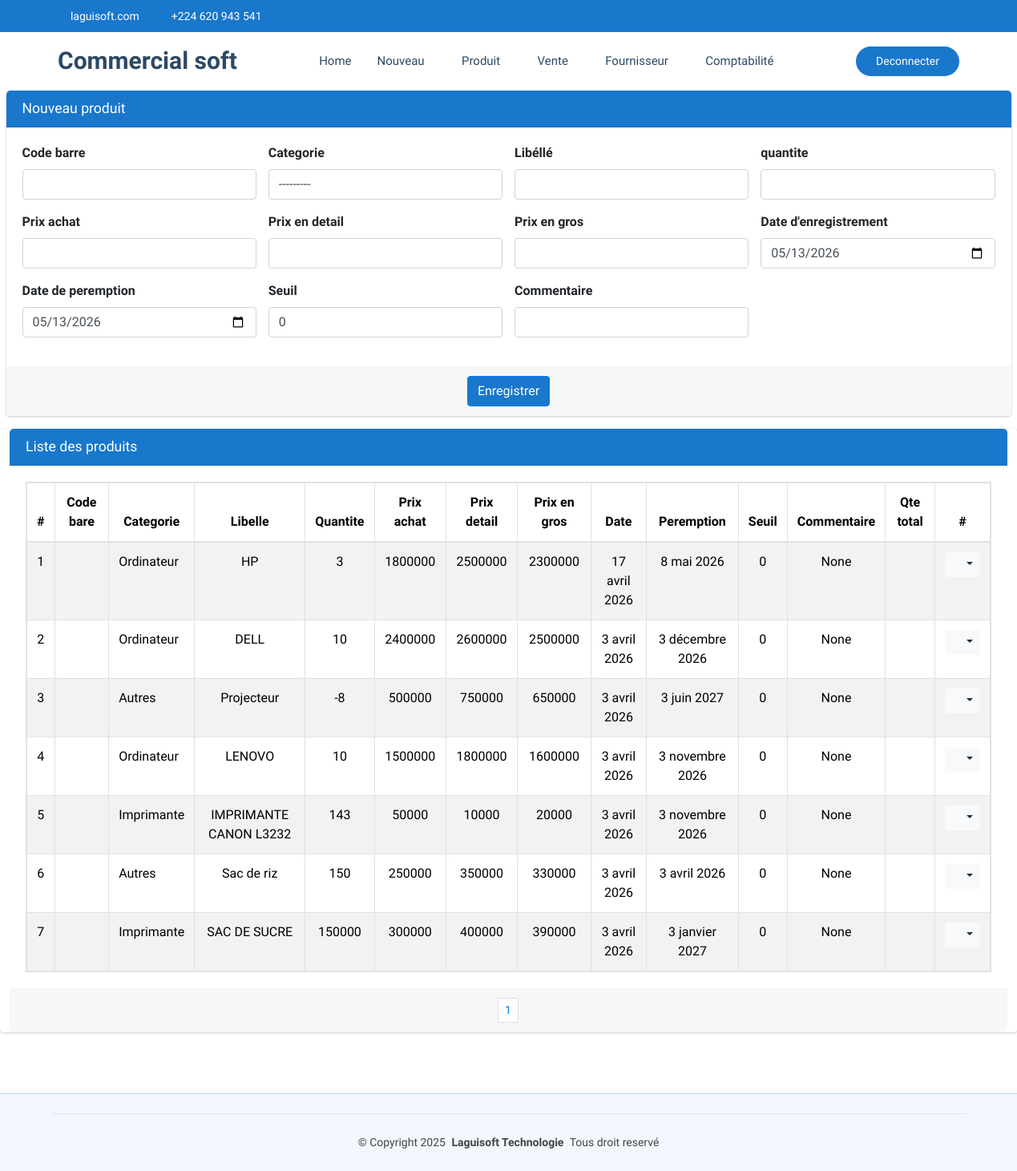
The page /commerce/produit/ (signed in) on the database as committed earlier.
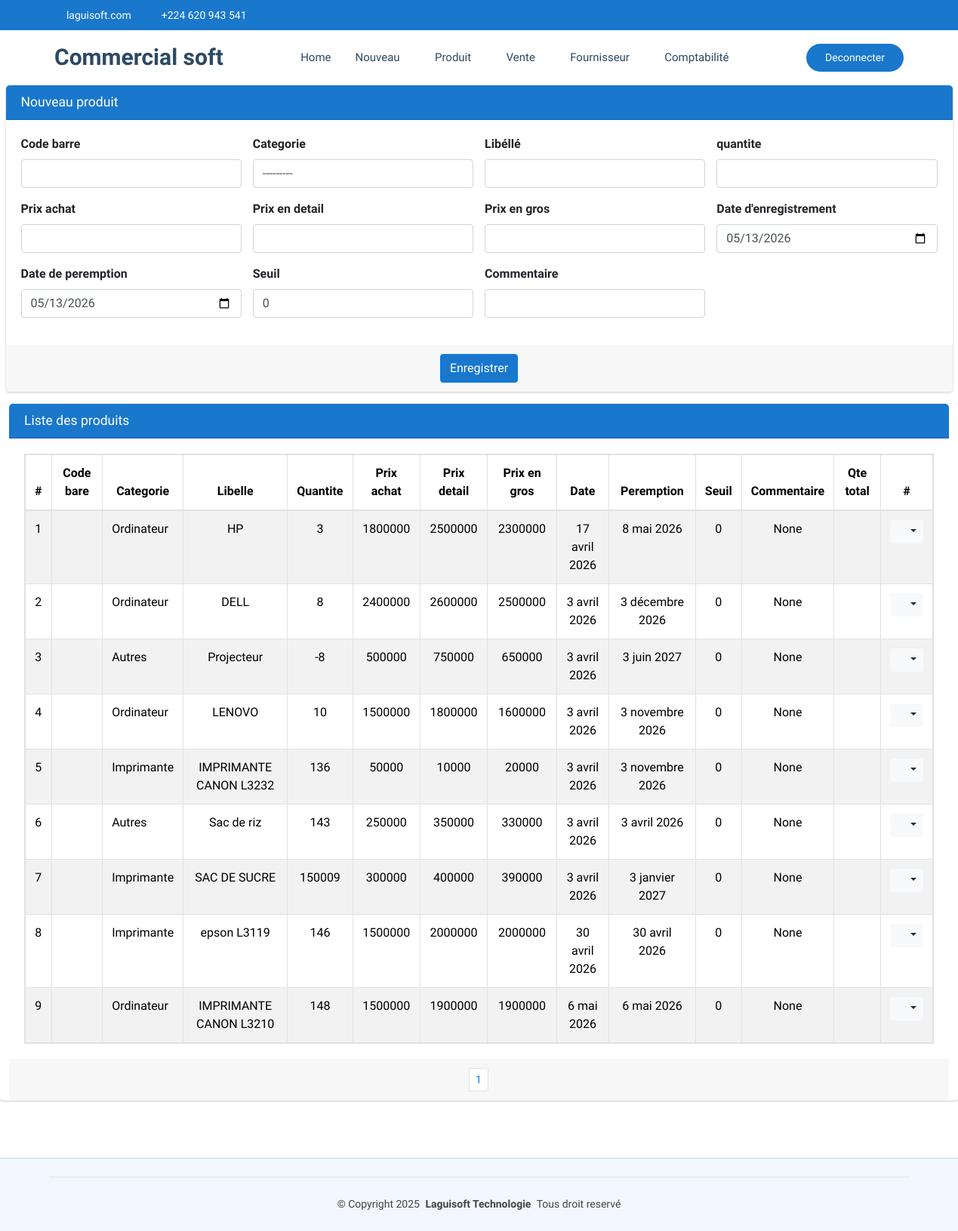
The same page on the database as committed later.
### CommercialSoft/models.py (models this page shows, shortened)
class Produit(models.Model):
    codebare=models.CharField(max_length=100, unique=True, null=True, blank=True)
    categorie=models.ForeignKey(Categorie, on_delete=models.SET_NULL, null=True, blank=True)
    libelle=models.CharField(max_length=60, unique=True)
    quantite=models.IntegerField()
    prixAchat=models.DecimalField(max_digits=30, decimal_places=0)
    prixEnGros=models.DecimalField(max_digits=30, decimal_places=0)
    prixDetail=models.DecimalField(max_digits=30, decimal_places=0)
    autrePrix=models.DecimalField(max_digits=30, decimal_places=0, default=0)
    date=models.DateField(default=timezone.now)
    datePeremption=models.DateField(default=timezone.now)
    seuil=models.PositiveIntegerField(default=0)
    commentaire=models.CharField(max_length=60, null=True, blank=True)
    quantiteTotal=models.PositiveBigIntegerField(default=0)

class Categorie(models.Model):
    nom=models.CharField(max_length=30, unique=True)
    def __str__(self):
        return self.nom

### CommercialSoft/views.py (the view)
# urls.py: path('produit/', views.produit_list_create,name="commerce_produit"),
@login_required
@permission_required('CommercialSoft.add_produit')
@permission_required('CommercialSoft.view_produit')
def produit_list_create(request):
    if request.method == "POST":
        form = ProduitForm(request.POST)
        if form.is_valid():
            form.save()  # Sauvegarder après modification
            messages.success(request, "Produit créée avec succès !")
            return redirect('commerce_produit')
        else:
            messages.error(request, "Erreur lors de la création de la produit.")
    else:
        form = ProduitForm()
    produit = Produit.objects.all().order_by('id')
    paginator = Paginator(produit, 15)
    page = request.GET.get('page')
    paginated = paginator.get_page(page)
    return render(request, 'CommercialSoft/produit.html', {'form': form,'listes': paginated})

### CommercialSoft/templates/CommercialSoft/produit.html (shortened to what this page needs)
{% extends "CommercialSoft/starter-page.html" %}
{% load static %}
{% block css %}
    <link rel="stylesheet" href="{% static 'autre/plugins/fontawesome-free/css/all.min.css' %}">
    <link rel="stylesheet" href="https://code.ionicframework.com/ionicons/2.0.1/css/ionicons.min.css">
  <link rel="stylesheet" href="{% static 'autre/plugins/sweetalert2-theme-bootstrap-4/bootstrap-4.min.css' %}">
    <link rel="stylesheet" href="{% static 'autre/dist/css/adminlte.min.css' %}">
    <link rel="stylesheet" href="{% static 'autre/plugins/toastr/toastr.min.css' %}">
{% endblock %}
{% block corp %}
<section class="content pt-0">
  <div class="container-fluid">
    <div class="row">
      <div class="col-md-12">
        <div class="card card-primary">
          <div class="card-header">
            <h3 class="card-title">Nouveau produit</h3>
          </div>
          <form role="form" action="{% url 'commerce_produit' %}" method="post" id="patientForm">
            <div class="card-body">
              <div class="row">
                <div class="col-md-6 col-lg-3">
                  <div class="form-group">
                    <label for="codebare">Code barre</label>
                    {{ form.codebare }}
                  </div>
                </div>
                <div class="col-md-6 col-lg-3">
                  <div class="form-group">
                    <label for="categorie">Categorie</label>
                    {{ form.categorie }}
                  </div>
                </div>
                <div class="col-md-6 col-lg-3">
                  <div class="form-group">
                    <label for="libelle">Libéllé</label>
                    {{ form.libelle }}
                  </div>
                </div>
                <div class="col-md-6 col-lg-3">
                  <div class="form-group">
                    <label for="age">quantite</label>
                    {{ form.quantite }}
                  </div>
                </div>
              </div>
              <div class="row">
                <div class="col-md-6 col-lg-3">
                  <div class="form-group">
                    <label for="prixAchat">Prix achat</label>
                    {{ form.prixAchat }}
                  </div>
                </div>
                <div class="col-md-6 col-lg-3">
                  <div class="form-group">
                    <label for="prixDetail">Prix en detail</label>
                    {{ form.prixDetail }}
                  </div>
                </div>
                <div class="col-md-6 col-lg-3">
                  <div class="form-group">
                    <label for="prixEnGros">Prix en gros</label>
                    {{ form.prixEnGros }}
                  </div>
                </div>
                <div class="col-md-6 col-lg-3">
                  <div class="form-group">
                    <label for="date">Date d'enregistrement</label>
                    {{ form.date }}
                  </div>
                </div>
              </div>
              <div class="row">
                <div class="col-md-6 col-lg-3">
                  <div class="form-group">
                    <label for="datePeremption">Date de peremption</label>
                    {{ form.datePeremption }}
                  </div>
                </div>
                <div class="col-md-6 col-lg-3">
                  <div class="form-group">
                    <label for="seuil">Seuil</label>
                    {{ form.seuil }}
                  </div>
                </div>
                <div class="col-md-6 col-lg-3">
                  <div class="form-group">
                    <label for="commentaire">Commentaire</label>
                    {{ form.commentaire }}
                  </div>
                </div>
              </div>
            </div>
            <div class="card-footer text-center">
              <button type="submit" class="btn btn-primary {{ message }}">Enregistrer</button>
            </div>
          </form>
        </div>
      </div>
    </div>
     <div class="row">
      <div class="card card-primary">
        <div class="card-header">
          <h3 class="card-title">Liste des produits</h3>
        </div>
        <div class="card-body">
          <table class="table table-bordered table-hover table-striped table-responsive">
            <thead>
              <tr>
                <th style="width: 10px" class="text-center">#</th>
                <th class="text-center">Code bare</th>
                <th class="text-center">Categorie</th>
                <th class="text-center">Libelle</th>
                <th class="text-center">Quantite</th>
                <th class="text-center">Prix achat</th>
                <th class="text-center">Prix detail</th>
                <th class="text-center">Prix en gros</th>
                <th class="text-center">Date</th>
                <th class="text-center">Peremption</th>
                <th class="text-center">Seuil</th>
                <th class="text-center">Commentaire</th>
                <th class="text-center">Qte total</th>
                <th style="width: 40px" class="text-center">#</th>
              </tr>
            </thead>
            <tbody>
              {% if listes %}
                {% for liste in listes %}
                  <tr>
                    <td class="text-center">{{liste.id}}</td>
                    <td>{{liste.codebarre}}</td>
                    <td>{{liste.categorie}}</td>
                    <td class="text-center">{{liste.libelle}}</td>
                    <td class="text-center">{{liste.quantite}}</td>
                    <td class="text-center">{{liste.prixAchat}}</td>
                    <td class="text-center">{{liste.prixDetail}}</td>
                    <td class="text-center">{{liste.prixEnGros}}</td>
                    <td class="text-center">{{liste.date}}</td>
                    <td class="text-center">{{liste.datePeremption}}</td>
                    <td class="text-center">{{liste.seuil}}</td>
                    <td class="text-center">{{liste.commentaire}}</td>
                    <td class="text-center">{{patient.quantiteTotal}}</td>
                    <td class="text-center">
                      <div class="btn-group">
                        <button type="button" class="btn btn-sm btn-light dropdown-toggle" data-toggle="dropdown" aria-expanded="false">
                          <i class="fas fa-cogs"></i>
                        </button>
                      </div>
                    </td>
                  </tr>
                {% endfor %}
              {% else %}
                <tr>
                  <td colspan="14" class="text-center">Aucune ligine disponible pour le moment.</td>
                </tr>
              {% endif %}
            </tbody>
          </table>
        </div>
        <div class="card-footer clearfix">
          <ul class="pagination pagination-sm m-0 justify-content-center">
            <li class="page-item">
              {% for num in listes.paginator.page_range %}
                {% if listes.number == num %}
                  <li class="page-item"><a class="page-link" href="">{{ num }}</a></li>
                {% else %}
                  <li class="page-item"><a class="page-link" href="?page={{ num }}">{{ num }}</a></li>
                {% endif %}
              {% endfor %}
          </ul>
        </div>
      </div>
     </div>
  </div>
</section>
  {% endblock %}

### CommercialSoft/templates/CommercialSoft/starter-page.html (shortened to what this page needs)
{% load static %}
<!DOCTYPE html>
<html lang="en">
<head>
  <link href="{% static 'clinique/assets/vendor/bootstrap/css/bootstrap.min.css' %}" rel="stylesheet">
  <link href="{% static 'clinique/assets/vendor/bootstrap-icons/bootstrap-icons.css' %}" rel="stylesheet">
  <link href="{% static 'clinique/assets/vendor/aos/aos.css' %}" rel="stylesheet">
  <link href="{% static 'clinique/assets/vendor/fontawesome-free/css/all.min.css' %}" rel="stylesheet">
  <link href="{% static 'clinique/assets/vendor/glightbox/css/glightbox.min.css' %}" rel="stylesheet">
  <link href="{% static 'clinique/assets/vendor/swiper/swiper-bundle.min.css' %}" rel="stylesheet">
  <link href="{% static 'clinique/assets/css/main.css' %}" rel="stylesheet">
  {% block css %}
  {% endblock %}
</head>
<body class="starter-page-page">
  <header id="header" class="header sticky-top">
    <div class="topbar d-flex align-items-center">
      <div class="container d-flex justify-content-center justify-content-md-between">
        <div class="contact-info d-flex align-items-center">
          <i class="bi bi-envelope d-flex align-items-center"><a href="mailto:contact@example.com">laguisoft.com</a></i>
          <i class="bi bi-phone d-flex align-items-center ms-4"><span>+224 620 943 541</span></i>
        </div>
        <div class="social-links d-none d-md-flex align-items-center">
          <a href="#" class="twitter"><i class="bi bi-twitter-x"></i></a>
          <a href="#" class="facebook"><i class="bi bi-facebook"></i></a>
          <a href="#" class="instagram"><i class="bi bi-instagram"></i></a>
          <a href="#" class="linkedin"><i class="bi bi-linkedin"></i></a>
        </div>
      </div>
    </div>
    <div class="branding d-flex align-items-center">
      <div class="container position-relative d-flex align-items-center justify-content-between">
        <a href="index.html" class="logo d-flex align-items-center me-auto">
          <h1 class="sitename">Commercial soft</h1>
        </a>
        <nav id="navmenu" class="navmenu">
          <ul>
            <li><a href="{% url 'commerce_dashboard' %}">Home<br></a></li>
            {% if user.groups.count == 1 and user.groups.first.name != "Utilisateur" %}
            <li class="dropdown"><a href="#"><span>Nouveau</span> <i class="bi bi-chevron-down toggle-dropdown"></i></a>
            </li>
            {% endif %}
            <li class="dropdown"><a href="#"><span>Produit</span> <i class="bi bi-chevron-down toggle-dropdown"></i></a>
            </li>
            <li class="dropdown"><a href="#"><span>Vente</span> <i class="bi bi-chevron-down toggle-dropdown"></i></a>
            </li>
            {% if user.groups.count == 1 and user.groups.first.name != "Utilisateur" %}
            <li class="dropdown"><a href="#"><span>Fournisseur</span> <i class="bi bi-chevron-down toggle-dropdown"></i></a>
            </li>
            {% endif %}
            <li class="dropdown"><a href="#"><span>Comptabilité</span> <i class="bi bi-chevron-down toggle-dropdown"></i></a>
            </li>
          </ul>
        </nav>
        <a class="cta-btn d-none d-sm-block ms-auto" href="{% url 'logout' %}">Deconnecter</a>
      </div>
    </div>
  </header>
  <main class="main">
    {% block corp %}
    {% endblock %}
  </main>
  <footer id="footer" class="footer light-background">
    <div class="container copyright text-center mt-4">
      <p>© <span>Copyright 2025</span> <strong class="px-1 sitename">Laguisoft Technologie</strong> <span>Tous droit reservé</span></p>
    </div>
  </footer>
</body>
</html>

Rows that differ between the two databases and show on the page:
changed Produit "DELL": quantite "10" → "8"
changed Produit "IMPRIMANTE CANON L3232": quantite "143" → "136"
changed Produit "Sac de riz": quantite "150" → "143"
changed Produit "SAC DE SUCRE": quantite "150000" → "150009"
added Produit: id "8", categorie "Imprimante", libelle "epson L3119", quantite "146", prixAchat "1500000", prixDetail "2000000", prixEnGros "2000000", date "30 avril 2026", datePeremption "30 avril 2026", seuil "0", commentaire "None"
added Produit: id "9", categorie "Ordinateur", libelle "IMPRIMANTE CANON L3210", quantite "148", prixAchat "1500000", prixDetail "1900000", prixEnGros "1900000", date "6 mai 2026", datePeremption "6 mai 2026", seuil "0", commentaire "None"
